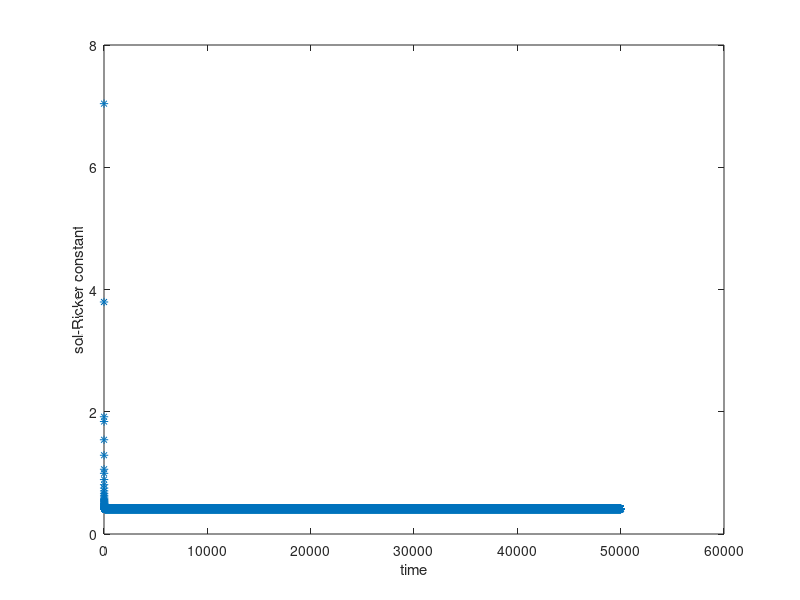

Source code (MATLAB):
%orbit diagram Ricker & constant

a = 2;
b = 1;
pbar = 0.4; %0.8;
alpha = 0.01; %608102318/8513732705;
K = 1;
beta = 0.3;

tau = 2;

%analytical check q<1?
q=(a-b*exp(-K*(tau+1)))*pbar^(tau+1);
disp(strcat('for solutions to be bounded I need ', num2str(q), ' to be less than 1'));

taur = 1/K*log(b*(K+log(1/pbar)/(a*log(1/pbar))))-1;
%taur<0 -> peak of q appeared before 0
% q(tau=0)>1-exp(-alpha)
qr=(a-b*exp(-K*(taur+1)))*pbar^(taur+1);
%disp('is qr less than 1-exp(-alpha)?');
%disp(qr<1-exp(-alpha));
disp(qr-(1-exp(-alpha)));

%Ricker-constant
%Nv = [10*rand(1, tau+1)];
Nv = [3.7957    7.0405    1.9182];

for i=1:50000
    Nnew = exp(-alpha-beta*Nv(end))*Nv(end)+(a-b*exp(-K*(tau+1)))*pbar^(tau+1)*Nv(end-tau);
    Nv = [Nv, Nnew];
 

end


plot(Nv,'*');
xlabel('time');
ylabel('sol-Ricker constant')
